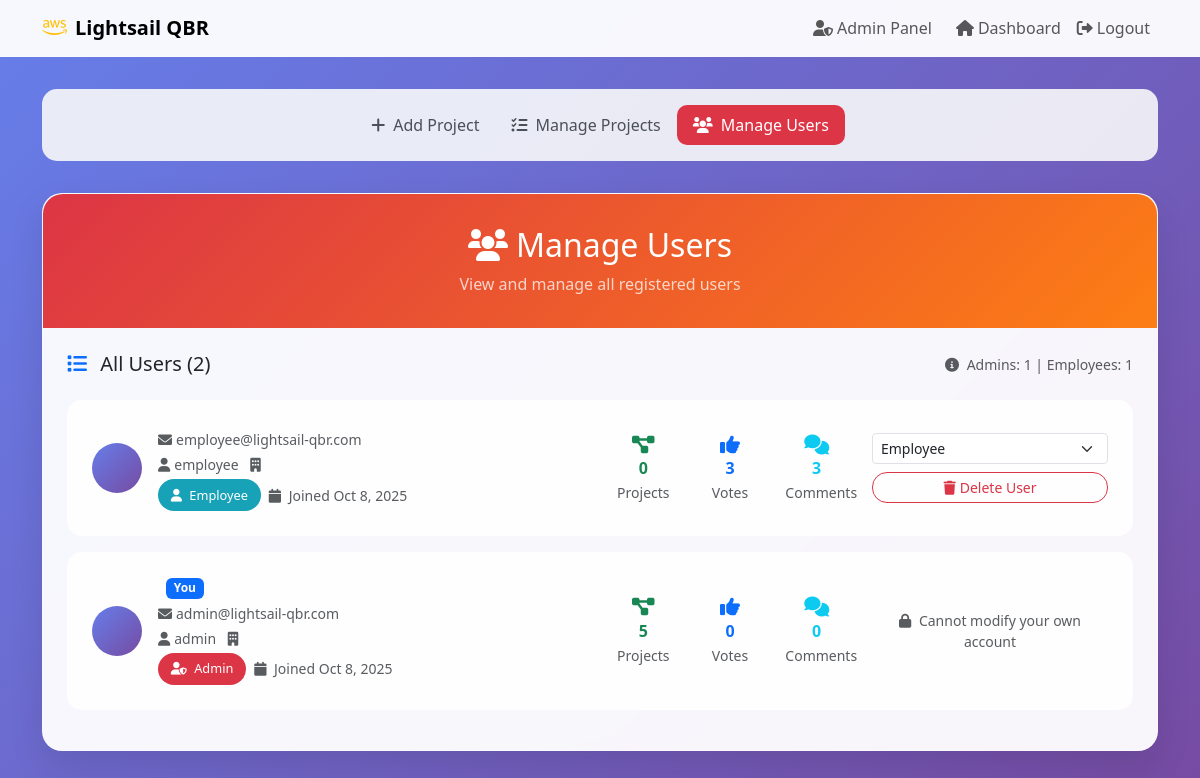
The page /admin/users.php (signed in) on the database its author committed.
### tables this page shows
CREATE TABLE IF NOT EXISTS users (
    id INT AUTO_INCREMENT PRIMARY KEY,
    username VARCHAR(50) UNIQUE NOT NULL,
    email VARCHAR(100) UNIQUE NOT NULL,
    password VARCHAR(255) NOT NULL,
    role ENUM('admin', 'employee') DEFAULT 'employee',
    active BOOLEAN DEFAULT TRUE,
    created_at TIMESTAMP DEFAULT CURRENT_TIMESTAMP,
    last_login TIMESTAMP NULL
);

### admin/users.php (the view, shortened to what this page needs)
<?php
require_once '../config/database.php';
$stmt = $pdo->prepare("
    SELECT u.*,
           COUNT(DISTINCT p.id) as project_count,
           COUNT(DISTINCT v.id) as vote_count,
           COUNT(DISTINCT c.id) as comment_count
    FROM users u
    LEFT JOIN projects p ON u.id = p.created_by
    LEFT JOIN votes v ON u.id = v.user_id
    LEFT JOIN comments c ON u.id = c.user_id
    GROUP BY u.id
    ORDER BY u.created_at DESC
");
$stmt->execute();
$users = $stmt->fetchAll();
?>
<!DOCTYPE html>
<html lang="en">
<head>
    <link href="https://cdn.jsdelivr.net/npm/bootstrap@5.3.0/dist/css/bootstrap.min.css" rel="stylesheet">
    <link href="https://cdnjs.cloudflare.com/ajax/libs/font-awesome/6.0.0/css/all.min.css" rel="stylesheet">
</head>
<body>
    <nav class="navbar navbar-expand-lg navbar-light">
        <div class="container">
            <a class="navbar-brand fw-bold" href="../index.php">
                <i class="fab fa-aws text-warning me-2"></i>Lightsail QBR
            </a>
            <div class="navbar-nav ms-auto">
                <span class="navbar-text me-3">
                    <i class="fas fa-user-shield me-1"></i>Admin Panel
                </span>
                <a class="nav-link" href="../index.php">
                    <i class="fas fa-home me-1"></i>Dashboard
                </a>
                <a class="nav-link" href="../logout.php">
                    <i class="fas fa-sign-out-alt me-1"></i>Logout
                </a>
            </div>
        </div>
    </nav>
    <div class="main-content">
        <div class="container">
            <div class="admin-nav">
                <ul class="nav nav-pills justify-content-center">
                    <li class="nav-item">
                        <a class="nav-link" href="add-project.php">
                            <i class="fas fa-plus me-2"></i>Add Project
                        </a>
                    </li>
                    <li class="nav-item">
                        <a class="nav-link" href="manage-projects.php">
                            <i class="fas fa-tasks me-2"></i>Manage Projects
                        </a>
                    </li>
                    <li class="nav-item">
                        <a class="nav-link active" href="users.php">
                            <i class="fas fa-users me-2"></i>Manage Users
                        </a>
                    </li>
                </ul>
            </div>
            <div class="admin-card">
                <div class="admin-header">
                    <h2 class="mb-0">
                        <i class="fas fa-users me-2"></i>Manage Users
                    </h2>
                    <p class="mb-0 mt-2 opacity-75">View and manage all registered users</p>
                </div>
                <div class="p-4">
                    <?php if (empty($users)): ?>
                        <div class="text-center py-5">
                            <i class="fas fa-users fa-4x text-muted mb-3"></i>
                            <h4 class="text-muted">No Users Found</h4>
                            <p class="text-muted">No registered users in the system.</p>
                        </div>
                    <?php else: ?>
                        <div class="d-flex justify-content-between align-items-center mb-4">
                            <h5 class="mb-0">
                                <i class="fas fa-list me-2 text-primary"></i>
                                All Users (<?php echo count($users); ?>)
                            </h5>
                            <div class="text-muted small">
                                <i class="fas fa-info-circle me-1"></i>
                                Admins: <?php echo count(array_filter($users, fn($u) => $u['role'] === 'admin')); ?> |
                                Employees: <?php echo count(array_filter($users, fn($u) => $u['role'] === 'employee')); ?>
                            </div>
                        </div>
                        <?php foreach ($users as $user): ?>
                            <div class="user-row">
                                <div class="row align-items-center">
                                    <div class="col-md-6">
                                        <div class="d-flex align-items-center">
                                            <div class="user-avatar me-3">
                                            </div>
                                            <div>
                                                <h6 class="mb-1 fw-bold">
                                                    <?php if ($user['id'] == $_SESSION['user_id']): ?>
                                                        <span class="badge bg-primary ms-2">You</span>
                                                    <?php endif; ?>
                                                </h6>
                                                <p class="text-muted mb-1 small">
                                                    <i class="fas fa-envelope me-1"></i><?php echo htmlspecialchars($user['email']); ?>
                                                </p>
                                                <p class="text-muted mb-1 small">
                                                    <i class="fas fa-user me-1"></i><?php echo htmlspecialchars($user['username']); ?>
                                                    <span class="ms-2">
                                                        <i class="fas fa-building me-1"></i><?php echo htmlspecialchars($user['department']); ?>
                                                    </span>
                                                </p>
                                                <div class="d-flex align-items-center gap-2">
                                                    <span class="role-badge role-<?php echo $user['role']; ?>">
                                                        <i class="fas fa-<?php echo $user['role'] === 'admin' ? 'user-shield' : 'user'; ?> me-1"></i>
                                                        <?php echo ucfirst($user['role']); ?>
                                                    </span>
                                                    <small class="text-muted">
                                                        <i class="fas fa-calendar me-1"></i>
                                                        Joined <?php echo date('M j, Y', strtotime($user['created_at'])); ?>
                                                    </small>
                                                </div>
                                            </div>
                                        </div>
                                    </div>
                                    <div class="col-md-3">
                                        <div class="text-center">
                                            <div class="row">
                                                <div class="col-4">
                                                    <div class="text-success">
                                                        <i class="fas fa-project-diagram fa-lg"></i>
                                                        <div class="fw-bold"><?php echo $user['project_count']; ?></div>
                                                        <small class="text-muted">Projects</small>
                                                    </div>
                                                </div>
                                                <div class="col-4">
                                                    <div class="text-primary">
                                                        <i class="fas fa-thumbs-up fa-lg"></i>
                                                        <div class="fw-bold"><?php echo $user['vote_count']; ?></div>
                                                        <small class="text-muted">Votes</small>
                                                    </div>
                                                </div>
                                                <div class="col-4">
                                                    <div class="text-info">
                                                        <i class="fas fa-comments fa-lg"></i>
                                                        <div class="fw-bold"><?php echo $user['comment_count']; ?></div>
                                                        <small class="text-muted">Comments</small>
                                                    </div>
                                                </div>
                                            </div>
                                        </div>
                                    </div>
                                    <div class="col-md-3">
                                        <div class="d-flex flex-column gap-2">
                                            <?php if ($user['id'] != $_SESSION['user_id']): ?>
                                                <form method="POST" class="d-flex gap-1">
                                                    <select name="new_role" class="form-select form-select-sm" onchange="this.form.submit()">
                                                        <option value="employee" <?php echo $user['role'] === 'employee' ? 'selected' : ''; ?>>Employee</option>
                                                    </select>
                                                </form>
                                                <div class="d-flex gap-1">
                                                    <button type="button" class="btn btn-outline-danger btn-sm-custom flex-fill"
                                                            onclick="confirmDelete(<?php echo $user['id']; ?>, '<?php echo htmlspecialchars($user['full_name'], ENT_QUOTES); ?>')">
                                                        <i class="fas fa-trash me-1"></i>Delete User
                                                    </button>
                                                </div>
                                            <?php else: ?>
                                                <div class="text-center text-muted small">
                                                    <i class="fas fa-lock me-1"></i>
                                                    Cannot modify your own account
                                                </div>
                                            <?php endif; ?>
                                        </div>
                                    </div>
                                </div>
                            </div>
                        <?php endforeach; ?>
                    <?php endif; ?>
                </div>
            </div>
        </div>
    </div>
</body>
</html>

### admin/users.php (style rules this page uses)
body { background: linear-gradient(135deg, #667eea 0%, #764ba2 100%); min-height: 100vh; }
.navbar { background: rgba(255, 255, 255, 0.95) !important; backdrop-filter: blur(10px); border-bottom: 1px solid rgba(255, 255, 255, 0.2); }
.main-content { padding: 2rem 0; }
.admin-card { background: rgba(255, 255, 255, 0.95); border-radius: 20px; box-shadow: 0 15px 35px rgba(0, 0, 0, 0.1); backdrop-filter: blur(10px); border: 1px solid rgba(255, 255, 255, 0.2); }
.admin-header { background: linear-gradient(135deg, #dc3545 0%, #fd7e14 100%); color: white; border-radius: 20px 20px 0 0; padding: 2rem; text-align: center; }
.admin-nav { background: rgba(248, 249, 250, 0.9); border-radius: 15px; padding: 1rem; margin-bottom: 2rem; }
.admin-nav .nav-link { color: #495057; font-weight: 500; border-radius: 10px; transition: all 0.3s ease; }
.admin-nav .nav-link.active { background: #dc3545; color: white; }
.user-row { background: rgba(255, 255, 255, 0.9); border-radius: 15px; padding: 1.5rem; margin-bottom: 1rem; border: 1px solid rgba(255, 255, 255, 0.3); transition: transform 0.3s ease; }
.role-badge { font-size: 0.8rem; padding: 0.4rem 0.8rem; border-radius: 20px; }
.role-admin { background: #dc3545; color: white; }
.role-employee { background: #17a2b8; color: white; }
.btn-sm-custom { padding: 0.25rem 0.75rem; font-size: 0.875rem; border-radius: 15px; }
.user-avatar { width: 50px; height: 50px; border-radius: 50%; background: linear-gradient(135deg, #667eea 0%, #764ba2 100%); display: flex; align-items: center; justify-content: center; color: white; font-weight: bold; font-size: 1.2rem; }

### rows shown on the page
users: email "employee@lightsail-qbr.com", username "employee", role "Employee", created_at "Oct 8, 2025", project_count "0", vote_count "3", comment_count "3", new_role "Employee"
users: shows "You", email "admin@lightsail-qbr.com", username "admin", role "Admin", created_at "Oct 8, 2025", project_count "5", vote_count "0", comment_count "0", shows "Cannot modify your own account"

### other values the page prints
count($users) "2"
count(array_filter($users, fn($u) => $u['role'] === 'admin')) "1"
count(array_filter($users, fn($u) => $u['role'] === 'employee')) "1"
